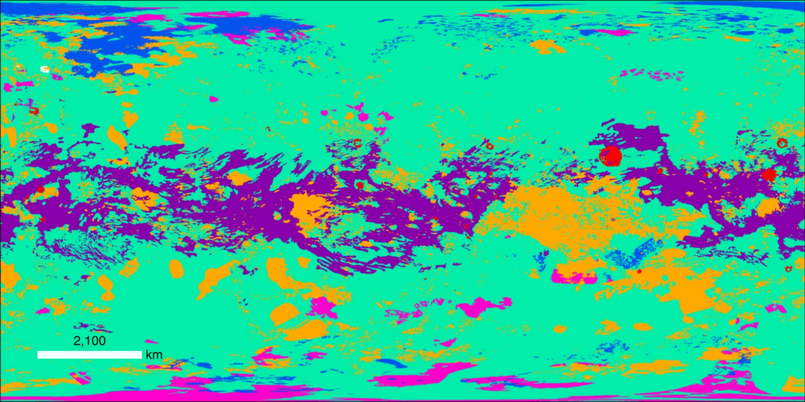
#> input picture SCRATCH WORK/LambertianSpecularDifferences/TitanMap.png, 805 x 402 px
$ jupyter execute --allow-errors 'Specular Model Tester.ipynb'   (shell and % lines are left out)   (older library calls are emulated)
#> lines starting #> are read from the running program, lines starting #| are printed output that depends on the picture
# Specular Model Tester

## For seeing if we really can map to the cubes.

This notebook/program is intended to do the following: take in a VIMS image (with geo data) and compare it to the specular viewing geometry data from the specular simulation. The result should itself be two images: one with pixels ranked by the "scale" required to get the best match, and then by the quality of said best match. This should give a highly visual and intiutive way of telling if the model is working--all lakes should have good values, everything else should have easliy discernable worse values.

First, though, we need to load in everything. This program requires a cube, a geo file for that cube, and the specular viewing gometry data.

[cell 1]
#IMPORTS
import csv
import math
import numpy as np
import matplotlib.pyplot as plt
import matplotlib.image as mpimg
import scipy.misc
from scipy import ndimage
from pyvims import VIMS
import statistics
from matplotlib.colors import LogNorm

[cell 2]
#READ-IN
usePyVIMS = False #Set to False to use cubeFilePath for a local file.
#Yes this was added to the code later so it is an absolute patchwork mess of a job.
#NOTE: local files are MUCH faster.

#1) The Cube Itself.
cubeFilePath = r"C:\Users\deran\Desktop\CubeCSVDatabase\T104\CM_1787307197_1.cub.csv" #Kraken Mare

cubeFilePath = r"C:\Users\deran\Desktop\CubeCSVDatabase\T104\CM_1787307197_1.cub.csv"
#Here twice since I'm not saving everything. ...Man this entire notebook is a crime against neat code...

realCube = "1814944467_1"
#> (the rest of this cell did not finish here and is left out)

[cell 3]
#DISPLAY: CUBE
#Just to show the cube we are reading in.
fig, axs = plt.subplots(3,3, figsize = (9,9), layout = "constrained")

#> (the rest of this cell did not finish here and is left out)

[cell 4]
#METADATA
#Same arrangement as above, but examinming the metadata instead.

#DISPLAY: CUBE
#Just to show the cube we are reading in.
fig, axs = plt.subplots(3,3, figsize = (9,9), layout = "constrained")

#Windows are, according to lambertian_wholedisk:
#0.933078, 1.08183, 1.27813, 1.59018, 2.01781, 2.69620, 2.79889, 5.00576

#> (the rest of this cell did not finish here and is left out)

[cell 5]
fig, axs = plt.subplots(3,3, figsize = (9,9), layout="tight")
#> (the rest of this cell did not finish here and is left out)

[cell 6]
#Note: this is cool and all but not as helpful as you might think. Sometimes
#it can easily discern between sea and land, other times not.
#Not great for identifying edge cases.

method = "art"

# "mul" multiplies everything by a scale factor for testing.
# "add" adds an offset to the data for testing. THIS ONE IS BAD DO NOT USE.
# "art" is the custom bizarre method. "artificial".
# Both are chi-squared type tests.

#CREATE IMAGE!
#Goal: two images showcasing how close each pixel is to model.

fig = plt.figure(figsize = (9,9), layout="constrained")

subfigs = fig.subfigures(2, 2, width_ratios=[1,1])

axA = subfigs[0][0].subplots()
axB = subfigs[1][0].subplots()
axC = subfigs[0][1].subplots(2,2)
axD = subfigs[1][1].subplots(2,2)

#First, the data our final image holds.
#> (the rest of this cell did not finish here and is left out)

[cell 7]
#PROGRAM:
#CUBE EATER
#Eats cubes, finds pixels within that have needed data
#(In this case, anything in the north polar region in a set boundary)
#Stores the data in a csv for reading by the next program. Or programs.

#PREREQS: Run the first and second cell on this notebook first to get the Specular and Lambertian data loaded in.
#The files read in the first cell besides these two are irrelevant.

#First: declare the list of cubes you want to eat.

filepaths = ["CM_1848150755_1",
            "CM_1844024868_1",
            "CM_1844022903_1",
            "CM_1831582521_1",
            "CM_1796976745_1",
            "CM_1796977185_1",
            "CM_1796977284_1",
            "CM_1779049457_1",
            "CM_1779050305_1",
            "CM_1779051051_1",
            "CM_1779051576_1",
            "CM_1779052569_1",
            "CM_1779053534_1",
            "CM_1779055461_1",
            "CM_1779055641_1",
            "CM_1770039676_1",
            "CM_1770030714_1",
            "CM_1770038916_1",
            "CM_1767278942_1",
            "CM_1767281417_1",
            "CM_1764536760_1",
            "CM_1760399328_1",
            "CM_1760392804_1",
            "CM_1760384464_1",
            "CM_1757647995_1",
            "CM_1757651454_1",
            "CM_1753495863_1",
            "CM_1753497730_1",
            "CM_1752122483_1",
            "CM_1752119632_1",
            "1814944467_1",
            "1814944747_1",
            "1792823781_1",
            "1790066425_1",
            "1790085755_1",
            "1790083283_1",
            "1784577732_1",
            "1781842039_1",
            "1775561747_1",
            "1708373056_1",
            "1683594434_1",
            "1649191415_1",
            "1649200801_1",
            "1629912413_1",
            "1629912119_1",
            "1617475099_1",
            "1617478680_1",
            "1617479398_1"]

usePyVIMS = True #While we have this funcitonality, local file structures are much faster.
ofs = 0

#If we need to export this code outside of the notebook, here is where "read specular/lambertian" will go.

#NOTE: DO NOT RUN THE PROGRAM TWICE WITH THE SAME CUBE LIST, THIS WILL DUPLICATE DATA ENTRIES.
#SEARCHING FOR DUPLICATES WILL BE TIME CONSUMING ONCE THE DATA SET GETS LARGE ENOUGH.

#> (the rest of this cell did not finish here and is left out)

[cell 8]
#PROGRAM
#NORTH POLE PLOTTER
#We ingest the CUBE EATER file. It is probably best not to hold it in RAM considering how large it can get.
#Read and act upon one line at a time. Which means we need to set up our framework ahead of time.
#Our "cells" are degrees of latitude and longitude.
#Our lon rage is over all 360 degrees.
#Our lat range is from 90 to 50, and only 50 if Kraken Mare is there.

#PREREQS: the existence of CUBEEATERCSV.csv, and the imports at the top of this notebook.

compiledData = [[0 for x in range(360)] for x in range(41)]
multiplicity = [[0 for x in range(360)] for x in range(41)] #for tracking how many times our bins get a "hit"

target = -2 #10 corresponds to the 0.93 um window.

with open("CUBEEATERCSV2.csv") as csv_file:
        csv_reader = csv.reader(csv_file, delimiter=',')
        line_count = 0
        for row in csv_reader:
            if (line_count >= 2): #Ignore the header lines
                #First, find LatLon bins.
                lat = float(row[3])
                lon = float(row[4])
                #Round to nearest whole number to get bins.
                lat = round(lat)
                lon = round(lon)
                if (lon == 360):
                    lon = 0
                compiledData[lat-50][lon] = compiledData[lat-50][lon] + float(row[target])
                multiplicity[lat-50][lon] = multiplicity[lat-50][lon] + 1
            line_count += 1

#Now compiledData is not normalized. Do that.

i,j = 0,0
while (i < len(compiledData)):
    j = 0
    while (j < len(compiledData[i])):
        if(multiplicity[i][j] > 0): #Dividing by zero is genreally regarded as a bad idea.
            compiledData[i][j] = compiledData[i][j] / multiplicity[i][j]
        j = j+1
    i = i+1

#Now DISPLAY!
#Display is in polar coordinates to give a good idea of what is actually going on.
#Polar assistance: https://stackoverflow.com/questions/73831636/pcolormesh-in-polar-coordinates-redux
fig, ax = plt.subplots(figsize = (9,9),subplot_kw=dict(projection='polar'))

#Now we do need to invert an axis.
i=0
while (i < len(compiledData)):
    compiledData[i] = np.flip(compiledData[i])
    i=i+1
compiledData = np.flip(compiledData)

phis2   = np.linspace(0.001,50,41)
thetas2 = np.linspace(0,2.01*np.pi,360)
X,Y = np.meshgrid(thetas2,phis2)

image = ax.pcolormesh(X,Y,compiledData, cmap="viridis")
fig.colorbar(image,ax=ax)
ax.set(title = 'Who knows what the plot will be?') #Remove ticks.

plt.show()
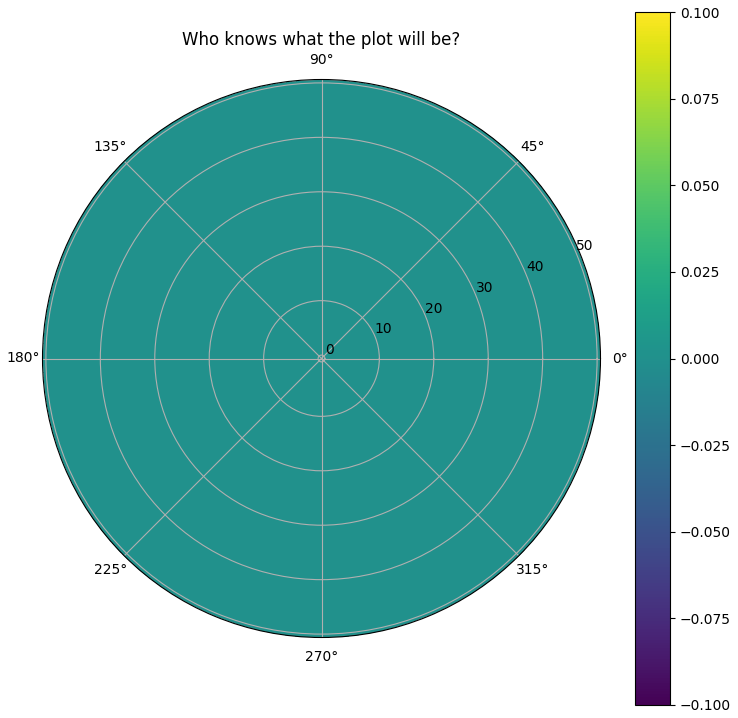
#> figure drawn by matplotlib, 2 panels

[cell 9]
#Rectangular printing for sanity check.
fig, ax = plt.subplots(figsize = (13,3))

image = ax.imshow(compiledData, cmap="viridis")
#fig.colorbar(image,ax=ax)
# extent=[0,359,90,50]
# np.radians()
ax.set(title = 'Who knows what the plot will be?') #Remove ticks.

plt.show()
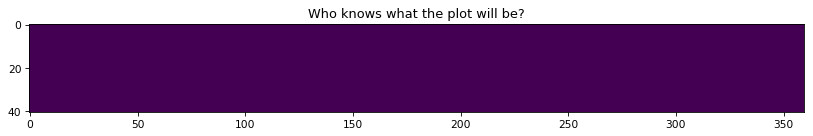
#> figure drawn by matplotlib, 1 panel

[cell 10]
#This code here is meant to ingest cubes/image data and determine which pixels are
#of the same location at different viewing geometries, and then use those to
#determine which locations are a better match for specular situations or not.

    #INPUTS

#Stuff the program user is supposed to mess with
lldivisions = 1 #how finely do we divide the bins? "1" is one bin for each lat-lon. "0.5" would be every half.
maxLat = 90
minLat = 50
maxLon = 340
minLon = 280 #Default this box is [90,50] and [340,280] for Lat and Lon respectively. Meant to capture Kraken.
#Make sure all four of the above are INTEGERS.
latTicks = int((maxLat-minLat)/lldivisions)+1
lonTicks = int((maxLon-minLon)/lldivisions)+1
#The +1 counts the "0" index; we are inclusive of both ends.

    #SETUP

#This program is complicated enough we need to declare the objects and data structures.
#The main storage is a 2D array in lat and lon. Every point in this array is a bin. Each bin contains every
#Pixel in that bin. The Pixels themselves need to be an object.
#For dynamic declaration, we start by defining the Pixel class.
class Pixel:
    cube = " " #Cube of origin
    coors = [0.,0.] #Pixel coors in cube.
    res = 0. #Resolution
    inci = 0. #Incidence angle
    emis = 0. #Emission angle
    azim = 0. #Azimuth angle
    win0, win1, win2, win3, win4, win5, win6, win7 = 0.,0.,0.,0.,0.,0.,0.,0. #The intensity at the windows.
    #You may rightfully ask "why isn't this an array?"
    #Answer: because for some reaosn when it's an array the memory gets rewritten after I read it in.
    #Solution: explicitly declare everything. Yes there most certainly is an array way to do it,
    #But I don't want to be here all day.
    winN0, winN1, winN2, winN3, winN4, winN5, winN6, winN7 = 0.,0.,0.,0.,0.,0.,0.,0. #Will hold the normalized window values.
    empty = 0 #Just a toggle, "0" means this is an empty pixel.
#No methods or functions at the moment, this is just a fancy data array for the most part.
#In order to avoid implicit typing complications, let's make the array of arrays explicit.
#For this we will need an empty Pixel

dummy = Pixel()
bins = [[[dummy for x in range(2)] for x in range(lonTicks)] for x in range(latTicks)]
#stored as (lat,lon,pixel). Currently only 2 empty pixels at every location. This is to force
#the program to recognize it is an array of arrays.
displayBin = [[0. for x in range(lonTicks)] for x in range(latTicks)]
#This one just holds the final image we will generate.

#Also calculate the relative sizes of everything so we can tell the figure what size to be later.
relDim = latTicks/lonTicks

    #READ IN INFO
with open("CUBEEATERCSV2.csv") as csv_file: #Open up the file with the curated data.
        csv_reader = csv.reader(csv_file, delimiter=',')
        line_count = 0
        for row in csv_reader:
            if (line_count >= 2): #Ignore the header lines
                #First, we need to check if we actually need the pixel.
                #The coordinates are not actually stored on the pixel itself unlike most other data.
                lat = float(row[3])
                lon = float(row[4])

                #Only add the pixel if it is within our bounds.
                #Otherwise do nothing.
                if (maxLat >= lat and minLat <= lat and maxLon >= lon and minLon <= lon):

                    #Every line is a pixel that needs to be sorted. Let's get all of the pixel's attributes:
                    pixel = Pixel()
                    pixel.cube = row[0]
                    pixel.coors = [int(row[1]),int(row[2])]
                    pixel.res = float(row[8])
                    pixel.inci = float(row[5])
                    pixel.emis = float(row[6])
                    pixel.azim = float(row[7])

                    pixel.win0 = float(row[10])
                    pixel.win1 = float(row[11])
                    pixel.win2 = float(row[12])
                    pixel.win3 = float(row[13])
                    pixel.win4 = float(row[14])
                    pixel.win5 = float(row[15])
                    pixel.win6 = float(row[16])
                    pixel.win7 = float(row[17])

                    #Now the pixel also has a normalized value we store here.
                    #This normalization is accomplished by setting the sum of all 8 windows to 1.
                    #This removes any bias to "Brighter" or "Darker" images.
                    pixelTotal = (pixel.win0 + pixel.win1 + pixel.win2 + pixel.win3
                                    + pixel.win4 + pixel.win5 + pixel.win6 + pixel.win7)

                    pixel.winN0 = pixel.win0/pixelTotal
                    pixel.winN1 = pixel.win1/pixelTotal
                    pixel.winN2 = pixel.win2/pixelTotal
                    pixel.winN3 = pixel.win3/pixelTotal
                    pixel.winN4 = pixel.win4/pixelTotal
                    pixel.winN5 = pixel.win5/pixelTotal
                    pixel.winN6 = pixel.win6/pixelTotal
                    pixel.winN7 = pixel.win7/pixelTotal

                    pixel.empty = 1 #This isn't an empty pixel.

                    if (pixel.res < 100): #Arbitrary "only high res data allowed" check
                        #Now that we HAVE the pixel's data, we need to cram it into our bins.
                        #We need the math to go from latlon to indices.
                        ilat = 0 #lat index
                        ilon = 0 #lon index
                        tempA = 0. #Temporary angle storage during loop.

                        tempA = minLat - lldivisions #subtracted to avoid an off by one error.
                        while (ilat <= latTicks):
                            tempA = tempA + lldivisions
                            if (tempA > lat):
                                if (tempA - lat > abs((tempA-lldivisions) - lat)):
                                    ilat = ilat-1 #This is the rounding check: which point is better?
                                break
                            ilat = ilat+1
                        tempA = minLon - lldivisions #subtracted to avoid an off by one error.
                        while (ilon <= lonTicks):
                            tempA = tempA + lldivisions
                            if (tempA > lon):
                                if (tempA - lon > abs((tempA-lldivisions) - lon)):
                                    ilon = ilon-1 #This is the rounding check: which point is better?
                                break
                            ilon = ilon+1

                        #We now have the coordinates of the bin our pixel is in.
                        if (len(bins[ilat][ilon]) == 2):
                            #Because of my awkward method of explicit definition, we have to check
                            #The first two additions manually.
                            if (bins[ilat][ilon][0].empty == 0):
                                bins[ilat][ilon][0] = pixel
                            elif (bins[ilat][ilon][1].empty == 0):
                                bins[ilat][ilon][1] = pixel
                            else:
                                #If both pixels are real, add a new one.
                                bins[ilat][ilon].append(pixel)
                        else:
                            #If this area already has a lot, append the pixel.
                            bins[ilat][ilon].append(pixel)

                    #And now we have completed reading in the data.
            line_count += 1

    #ASSEMBLE IMAGE

#The image itself can't be read directly out of our "bins", we need to tell it what to display.
#This will be altered later, but for now, we have a primitive display.
i,j = 0,0
while (i < latTicks):
    j = 0
    while (j < lonTicks):
        ans = 0. #For buffering our result.
        for pix in bins[i][j]:
            #Every pixel has a value, average it for this primitive mode.
            ans = ans + pix.win0
        displayBin[i][j] = len(bins[i][j])
        j = j+1
    i = i+1

    #DISPLAY

fig, ax = plt.subplots(figsize = (8,8*relDim))

image = ax.imshow(displayBin, cmap="viridis", origin="lower")
ax.set(title = 'Pixels With Hits', xticks = [], yticks = [])
#Perhaps one day we shall add dynamic axes ticks... but for now leave them off.

plt.show()
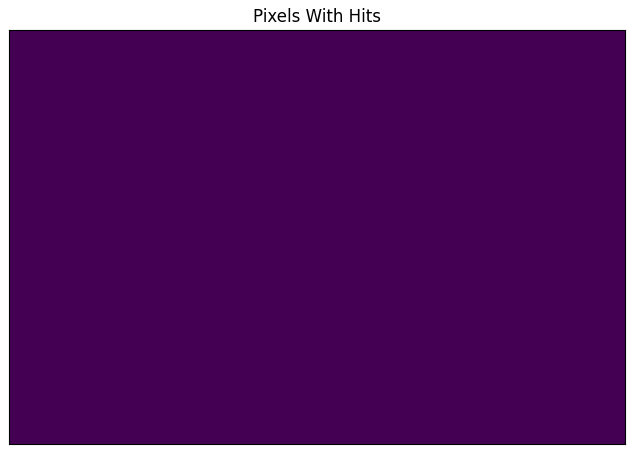
#> figure drawn by matplotlib, 1 panel

[cell 11]
#As there is no reason to re-ingest the data every time we want to look at it, we split off the
#ASSEMBLE IMAGE and DISPLAY sections here so they can be modified on their own.

    #ASSEMBLE IMAGE

#The image itself can't be read directly out of our "bins", we need to tell it what to display.
#This will be altered later, but for now, we have a primitive display.
i,j = 0,0
#> (the rest of this cell did not finish here and is left out)

[cell 12]
#So that didn't work, the lakes remain indistinguishable from the rest of the land here.
#Let's just start looking at individual pixels. The above code will have to be run ahead of time,
#As I'd rather not create ANOTHER ingesting method, the information is still in a useful form here.
#(42,5)
#(7,17)
x = 39
y = 11
#Choose the pixel this way.
print("Lat:", minLat+y, "Lon:", minLon+x)
size = len(bins[y][x])

realPixelData = [[0. for x in range(8)] for x in range(size)]
modelPixelData = [[0. for x in range(8)] for x in range(size)]
modelPixelDataL = [[0. for x in range(8)] for x in range(size)]
scoreData = [[0. for x in range(2)] for x in range(size)] #python didn't like trying to show a noodle image.

#And now we need to fill in the data. Not too difficult, just annoying.
k = 0
#> (the rest of this cell did not finish here and is left out)

[cell 13]
fig, ax = plt.subplots(figsize = (9,4.5))

img = mpimg.imread("TitanMap.png")
#> img is the input picture: shape (402, 805, 4) float32; mean R, G, B, A 0.227, 0.727, 0.595, 1
image = ax.imshow(img)

#The image is 805 in x and 402 in y
X = 805
Y = 402
#What we need is to plot lat lon based on all this nonsense.

#Hang on, what if I'm looking at all land...?

ax.scatter(805,402,color="red",marker="x",s=100)
ax.set(title = 'Locator', xticks = [], yticks = [])
#Perhaps one day we shall add dynamic axes ticks... but for now leave them off.


plt.show()
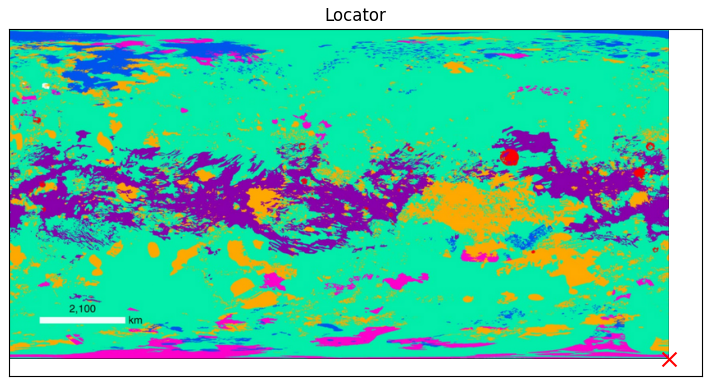
#> figure drawn by matplotlib, 1 panel
